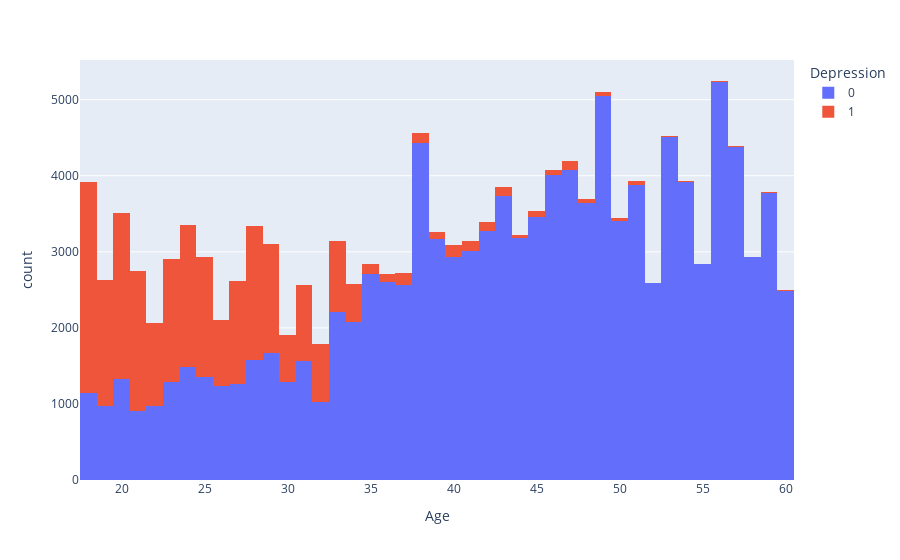

Notebook source saved alongside this figure:
### Markdown cell above
## Younger people are more likely to be depressed.

### Code cell
# Plots
px.histogram(DF,x='Age',color = 'Depression')

### Figure 1 — Plotly figure (JSON) as saved in the notebook; plotly's stock layout.template omitted (floating-point values rounded to 4 significant figures; data arrays with more than 128 entries replaced by an {"elided": "..."} marker saying what was removed)
{"data": [{"alignmentgroup": "True", "bingroup": "x", "hovertemplate": "Depression=0<br>Age=%{x}<br>count=%{y}<extra></extra>", "legendgroup": "0", "marker": {"color": "#636efa", "pattern": {"shape": ""}}, "name": "0", "offsetgroup": "0", "orientation": "v", "showlegend": true, "type": "histogram", "x": {"elided": "115133 int values"}, "xaxis": "x", "yaxis": "y"}, {"alignmentgroup": "True", "bingroup": "x", "hovertemplate": "Depression=1<br>Age=%{x}<br>count=%{y}<extra></extra>", "legendgroup": "1", "marker": {"color": "#EF553B", "pattern": {"shape": ""}}, "name": "1", "offsetgroup": "1", "orientation": "v", "showlegend": true, "type": "histogram", "x": {"elided": "25567 int values"}, "xaxis": "x", "yaxis": "y"}], "layout": {"autosize": true, "barmode": "relative", "legend": {"title": {"text": "Depression"}, "tracegroupgap": 0}, "margin": {"t": 60}, "xaxis": {"anchor": "y", "autorange": true, "domain": [0, 1], "range": [17.5, 60.5], "title": {"text": "Age"}, "type": "linear"}, "yaxis": {"anchor": "x", "autorange": true, "domain": [0, 1], "range": [0, 5522.0], "title": {"text": "count"}}}}
